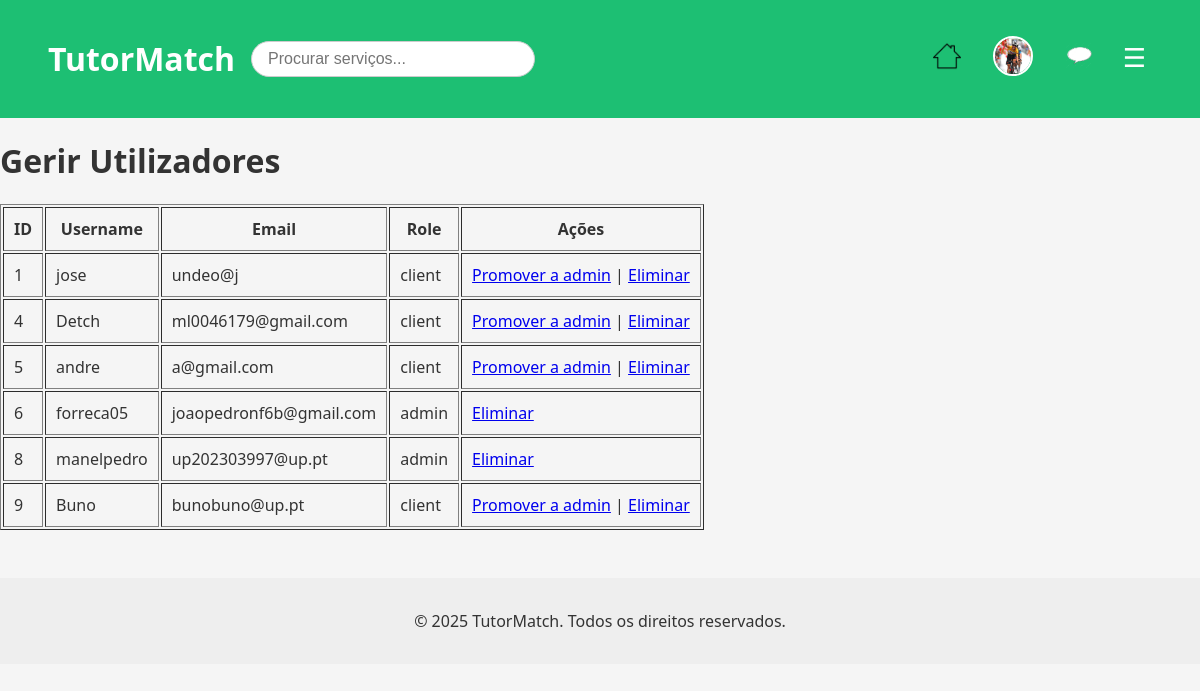
The page /pages/manage_users.php (signed in) on the database as committed earlier.
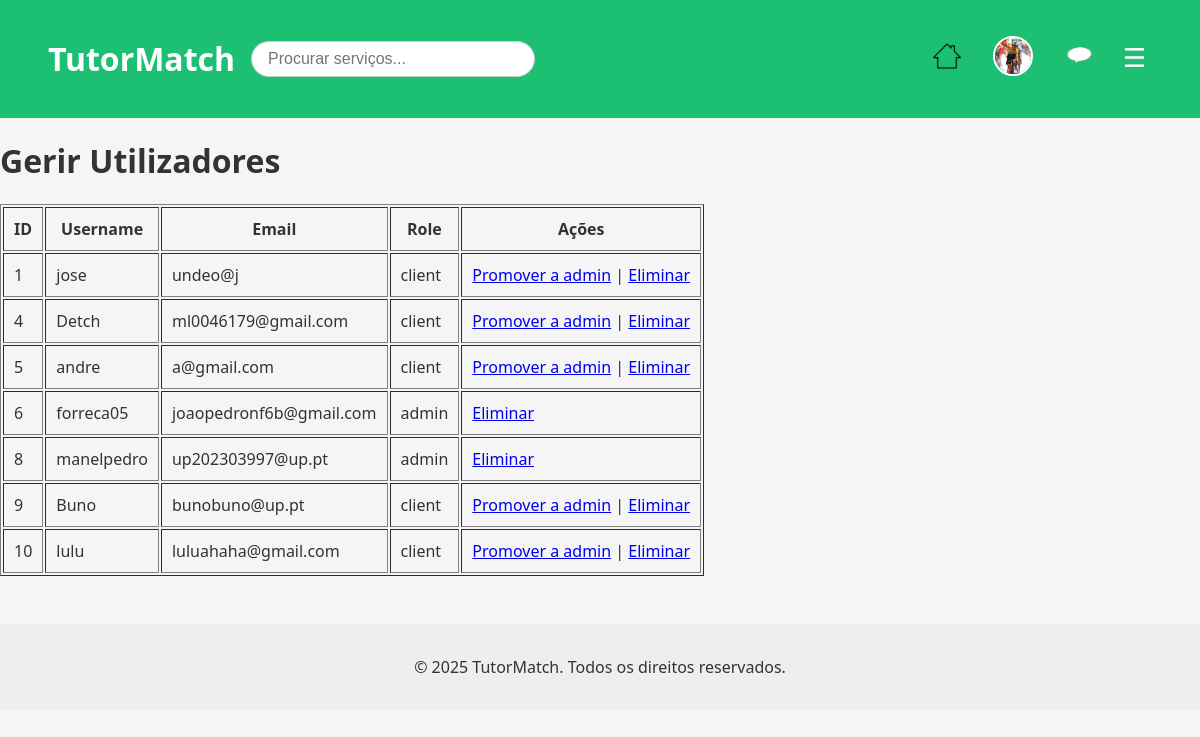
The same page on the database as committed later.
### tables this page shows
CREATE TABLE users (
            id INTEGER PRIMARY KEY AUTOINCREMENT,
            username TEXT NOT NULL UNIQUE,
            password TEXT NOT NULL,
            email TEXT NOT NULL UNIQUE,
            role TEXT DEFAULT 'client', -- client, freelancer, admin
            name TEXT,
            profile_pic TEXT DEFAULT '../img/default.jpeg' -- Adiciona a coluna profile_pic
        );

### pages/manage_users.php (the view, shortened to what this page needs)
<?php
require_once '../database/db.php';
$stmt = $db->query("SELECT id, username, email, role FROM users");
$users = $stmt->fetchAll();
?>
<?php include_once '../includes/header.php'; ?>
<h1>Gerir Utilizadores</h1>
<table border="1" cellpadding="10">
    <tr>
        <th>ID</th>
        <th>Username</th>
        <th>Email</th>
        <th>Role</th>
        <th>Ações</th>
    </tr>
    <?php foreach ($users as $user): ?>
    <tr>
        <td><?php echo htmlspecialchars($user['id']); ?></td>
        <td><?php echo htmlspecialchars($user['username']); ?></td>
        <td><?php echo htmlspecialchars($user['email']); ?></td>
        <td><?php echo htmlspecialchars($user['role']); ?></td>
        <td>
            <?php if ($user['role'] !== 'admin'): ?>
                <a href="../actions/promote_user.php?id=<?php echo $user['id']; ?>">Promover a admin</a> |
            <?php endif; ?>
            <a href="../actions/delete_user.php?id=<?php echo $user['id']; ?>" onclick="return confirm('Tem a certeza que quer eliminar?')">Eliminar</a>
        </td>
    </tr>
    <?php endforeach; ?>
</table>
<?php include_once '../includes/footer.php'; ?>

### includes/header.php (shortened to what this page needs)
<!DOCTYPE html>
<html lang="pt">
<head>
  <link rel="stylesheet" href="/css/main.css" />
  <link rel="stylesheet" href="/css/navbar.css" />
</head>
<body>
  <header>
  <div class="header-left">
    <h1><a href="/index.php">TutorMatch</a></h1>
    <form id="search-form" action="/index.php" method="GET" autocomplete="off">
      <input type="text" id="search-input" name="q" placeholder="Procurar serviços...">
    </form>
  </div>
  <nav class="navbar">
    <div class="nav-right">
        <?php if (isset($_SESSION['user_id'])): ?>
          <a href="/index.php" class="nav-icon home-icon" title="Início">
            <img src="/img/icons/home-white.png" alt="Início">
          </a>
          <a href="/pages/profile.php" class="profile-pic">
            <img src="<?= $_SESSION['profile_pic'] ?? '/img/default.jpeg' ?>" alt="Perfil">
          </a>
          <a href="/pages/conversations.php" class="nav-icon chat-icon" title="Mensagens">
            <img src="/img/icons/white-balloon.png" alt="Mensagens">
          </a>
          <button id="menu-toggle" class="menu-btn">&#9776;</button>
        <?php else: ?>
          <a href="/pages/login.php">Entrar</a>
          <a href="/pages/register.php">Registrar</a>
        <?php endif; ?>
      </div>
    </nav>
  </header>

### includes/footer.php (shortened to what this page needs)
<footer>
    <p>&copy; 2025 TutorMatch. Todos os direitos reservados.</p>
  </footer>
</body>
</html>

### css/main.css (style rules this page uses)
body { font-family: 'Segoe UI', sans-serif; margin: 0; background-color: #f5f5f5; color: #333; }

### css/navbar.css (style rules this page uses)
.navbar { display: flex; justify-content: space-between; align-items: center; background-color: #1dbf73; padding: 0.5rem 1rem; }
.nav-icon img { width: 28px; height: 28px; }
.nav-right { display: flex; align-items: center; gap: 1rem; position: relative; }
.profile-pic img { width: 36px; height: 36px; border-radius: 50%; object-fit: cover; border: 2px solid white; cursor: pointer; }
.menu-btn { font-size: 26px; background: none; border: none; color: white; cursor: pointer; margin-left: 0.5rem; }
.header-left { display: flex; align-items: center; gap: 1rem; }
#search-form { position: relative; }
#search-input { padding: 0.5rem 1rem; border: 1px solid #ccc; border-radius: 20px; width: 250px; font-size: 1rem; }

### css/layout.css (style rules this page uses)
header { background-color: #1dbf73; padding: 1rem 2rem; color: white; display: flex; justify-content: space-between; align-items: center; }
header a { color: white; text-decoration: none; margin-left: 1rem; }
nav { display: flex; align-items: center; }
footer { margin-top: 3rem; text-align: center; padding: 1rem; background: #eee; }

### css/style.css (style rules this page uses)
body { font-family: 'Segoe UI', sans-serif; margin: 0; background-color: #f5f5f5; color: #333; }
header { background-color: #1dbf73; padding: 1rem 2rem; color: white; display: flex; justify-content: space-between; align-items: center; }
header a { color: white; text-decoration: none; margin-left: 1rem; }
nav { display: flex; align-items: center; }
footer { margin-top: 3rem; text-align: center; padding: 1rem; background: #eee; }

Rows that differ between the two databases and show on the page:
added users: id "10", username "lulu", email "luluahaha@gmail.com", role "client"
